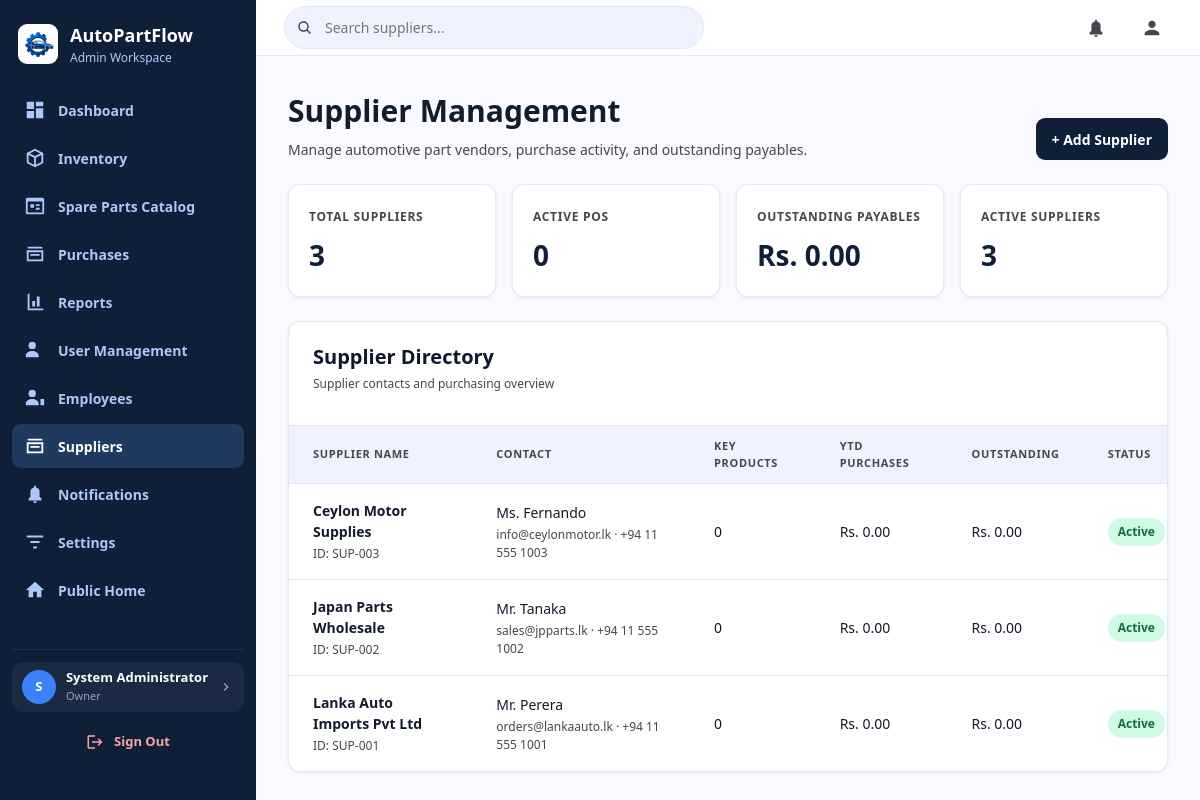
The app's page /admin/suppliers (signed in) with its own data.
### tables this page shows
CREATE TABLE suppliers (
    id                  INT UNSIGNED AUTO_INCREMENT PRIMARY KEY,
    supplier_code       VARCHAR(20)  NOT NULL UNIQUE,
    company_name        VARCHAR(150) NOT NULL,
    contact_person      VARCHAR(150) DEFAULT NULL,
    phone               VARCHAR(20)  NOT NULL,
    email               VARCHAR(150) DEFAULT NULL,
    address             TEXT         DEFAULT NULL,
    city                VARCHAR(100) DEFAULT NULL,
    payment_terms       VARCHAR(100) DEFAULT NULL,
    outstanding_balance DECIMAL(14,2) NOT NULL DEFAULT 0.00,
    is_active           TINYINT(1)   NOT NULL DEFAULT 1,
    notes               TEXT         DEFAULT NULL,
    deleted_at          DATETIME     DEFAULT NULL,
    created_at          TIMESTAMP    DEFAULT CURRENT_TIMESTAMP,
    updated_at          TIMESTAMP    DEFAULT CURRENT_TIMESTAMP ON UPDATE CURRENT_TIMESTAMP
);

### app/Views/admin/suppliers.php (the view, shortened to what the rows shown need)
<!DOCTYPE html>
<html lang="en">
<head>
<link rel="stylesheet" href="<?= asset('css/shared.css') ?>">
<link rel="stylesheet" href="<?= asset('css/admin.css') ?>">
</head>
<body>
<?php require APP_PATH . '/Views/admin/partials/sidebar.php'; ?>
<div class="supplier-main">
    <header class="supplier-topbar">
        <div class="supplier-search-wrap">
            <svg class="nav-icon" viewBox="0 0 24 24" aria-hidden="true"><path d="m20 18.6-4.4-4.4a7 7 0 1 0-1.4 1.4l4.4 4.4 1.4-1.4ZM5 10a5 5 0 1 1 10 0 5 5 0 0 1-10 0Z"/></svg>
            <input class="supplier-search" id="supplier-search" type="search" placeholder="Search suppliers..." autocomplete="off">
        </div>
        <a class="supplier-topbar__action" href="<?= url('admin/notifications') ?>" aria-label="Notifications">
            <svg class="nav-icon" viewBox="0 0 24 24" aria-hidden="true"><path d="M12 22a2 2 0 0 0 2-2h-4a2 2 0 0 0 2 2Zm7-5-2-2v-5a5 5 0 0 0-4-5V3h-2v2a5 5 0 0 0-4 5v5l-2 2v2h14v-2Z"/></svg>
        </a>
        <a class="supplier-topbar__action" href="<?= url('profile') ?>" title="Edit Profile — <?= e($_SESSION['full_name'] ?? 'Admin') ?>" aria-label="Edit Profile">
            <svg class="nav-icon" viewBox="0 0 24 24" aria-hidden="true"><path d="M12 12c2.21 0 4-1.79 4-4s-1.79-4-4-4-4 1.79-4 4 1.79 4 4 4zm0 2c-2.67 0-8 1.34-8 4v2h16v-2c0-2.66-5.33-4-8-4z"/></svg>
        </a>
    </header>
    <main class="supplier-content">
        <section class="supplier-page-head">
            <div>
                <h1>Supplier Management</h1>
                <p>Manage automotive part vendors, purchase activity, and outstanding payables.</p>
            </div>
            <button class="supplier-button" type="button" id="open-supplier-modal">+ Add Supplier</button>
        </section>
        <section class="supplier-stats" aria-label="Supplier summary">
            <article class="supplier-stat"><span class="supplier-stat__label">Total Suppliers</span><strong class="supplier-stat__value" id="supplier-total"><?= (int) ($summary['totalSuppliers'] ?? 0) ?></strong></article>
            <article class="supplier-stat"><span class="supplier-stat__label">Active POs</span><strong class="supplier-stat__value" id="supplier-orders"><?= (int) ($summary['activePurchaseOrders'] ?? 0) ?></strong></article>
            <article class="supplier-stat"><span class="supplier-stat__label">Outstanding Payables</span><strong class="supplier-stat__value" id="supplier-payables">Rs. <?= number_format((float) ($summary['outstandingPayables'] ?? 0), 2) ?></strong></article>
            <article class="supplier-stat"><span class="supplier-stat__label">Active Suppliers</span><strong class="supplier-stat__value" id="supplier-active"><?= (int) ($summary['activeSuppliers'] ?? 0) ?></strong></article>
        </section>
        <section class="supplier-directory">
            <div class="supplier-directory__head"><div><h2>Supplier Directory</h2><p class="supplier-meta">Supplier contacts and purchasing overview</p></div></div>
            <div class="supplier-table-wrap">
                <table class="supplier-table">
                    <thead><tr><th>Supplier Name</th><th>Contact</th><th>Key Products</th><th>YTD Purchases</th><th>Outstanding</th><th>Status</th></tr></thead>
                    <tbody id="supplier-table-body">
                    <?php foreach ($rows as $supplier): ?>
                        <tr data-supplier-row data-search="<?= e(strtolower($supplier['company_name'] . ' ' . $supplier['supplier_code'] . ' ' . ($supplier['email'] ?? ''))) ?>">
                            <td><div class="supplier-name"><?= e($supplier['company_name']) ?></div><div class="supplier-meta">ID: <?= e($supplier['supplier_code']) ?></div></td>
                            <td><div><?= e($supplier['contact_person'] ?: 'No contact assigned') ?></div><div class="supplier-meta"><?= e($supplier['email']) ?> · <?= e($supplier['phone']) ?></div></td>
                            <td><?= (int) $supplier['key_products'] ?></td>
                            <td>Rs. <?= number_format((float) $supplier['ytd_purchases'], 2) ?></td>
                            <td>Rs. <?= number_format((float) $supplier['outstanding_balance'], 2) ?></td>
                            <td><span class="supplier-badge <?= (int) $supplier['is_active'] ? '' : 'supplier-badge--inactive' ?>"><?= (int) $supplier['is_active'] ? 'Active' : 'Inactive' ?></span></td>
                        </tr>
                    <?php endforeach; ?>
                    </tbody>
                </table>
            </div>
        </section>
    </main>
</div>
</body>
</html>

### app/Core/Router.php (shortened to what the rows shown need)
<?php
class Router
{
    private array $routes = [];
    private function addRoute(string $method, string $path, string $handler): void
    {
        $this->routes[] = [
            'method'  => $method,
            'path'    => $this->normalizePath($path),
            'handler' => $handler,
        ];
    }
    public function dispatch(string $uri, string $method): void
    {
        $uri = $this->normalizePath(parse_url($uri, PHP_URL_PATH) ?: '/');
        foreach ($this->routes as $route) {
            if ($route['method'] !== strtoupper($method)) {
                continue;
            }
            $params = $this->matchRoute($route['path'], $uri);
            if ($params !== false) {
                $this->callHandler($route['handler'], $params);
                return;
            }
        }
    }
    private function matchRoute(string $routePath, string $uri): array|false
    {
        $routeParts = explode('/', trim($routePath, '/'));
        $uriParts   = explode('/', trim($uri, '/'));
        if (count($routeParts) !== count($uriParts)) {
            return false;
        }
        $params = [];
        foreach ($routeParts as $index => $part) {
            if ($part !== $uriParts[$index]) {
                return false;
            }
        }
        return $params;
    }
    private function callHandler(string $handler, array $params): void
    {
        [$controllerName, $method] = explode('@', $handler);
        $controller = new $controllerClass();
        call_user_func_array([$controller, $method], $params);
    }
    private function normalizePath(string $path): string
    {
        $path = '/' . trim($path, '/');
        return $path === '/' ? '/' : rtrim($path, '/');
    }
}

### records on screen
suppliers: id "3", company_name "Ceylon Motor Supplies", supplier_code "SUP-003", contact_person "Ms. Fernando", email "info@ceylonmotor.lk", phone "+94 11 555 1003", key_products "0", ytd_purchases "0.00", outstanding_balance "0.00", is_active "Active"
suppliers: company_name "Japan Parts Wholesale", supplier_code "SUP-002", contact_person "Mr. Tanaka", email "sales@jpparts.lk", phone "+94 11 555 1002", key_products "0", ytd_purchases "0.00", outstanding_balance "0.00", is_active "Active"
suppliers: company_name "Lanka Auto Imports Pvt Ltd", supplier_code "SUP-001", contact_person "Mr. Perera", email "orders@lankaauto.lk", phone "+94 11 555 1001", key_products "0", ytd_purchases "0.00", outstanding_balance "0.00", is_active "Active"

### other values on screen
$summary['activePurchaseOrders'] "0"
$summary['outstandingPayables'] "0.00"
